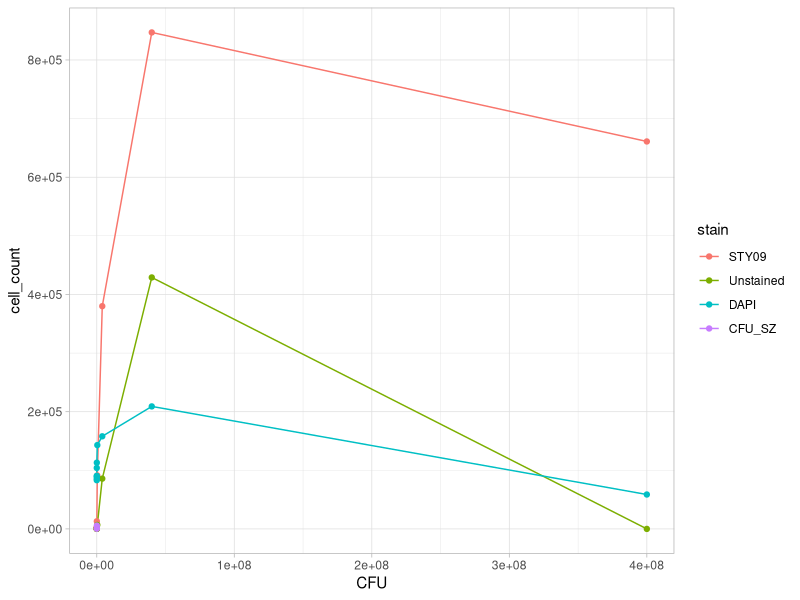
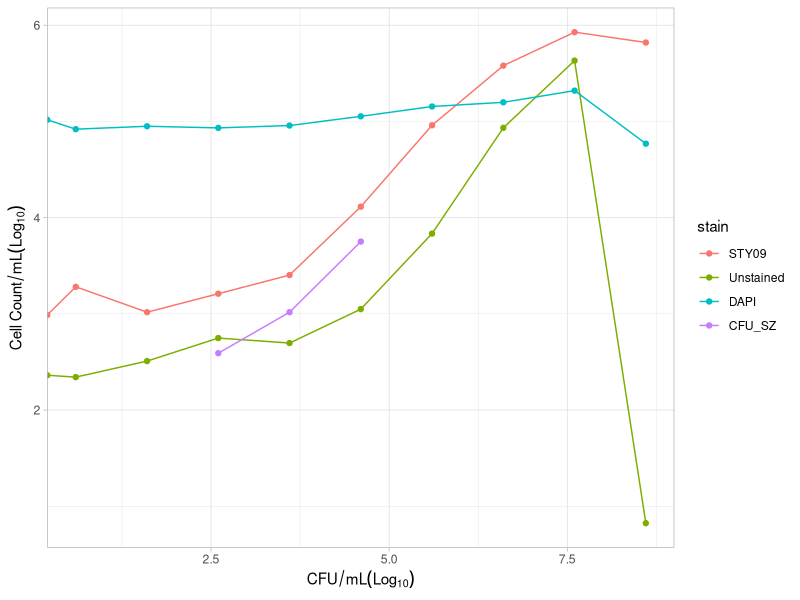
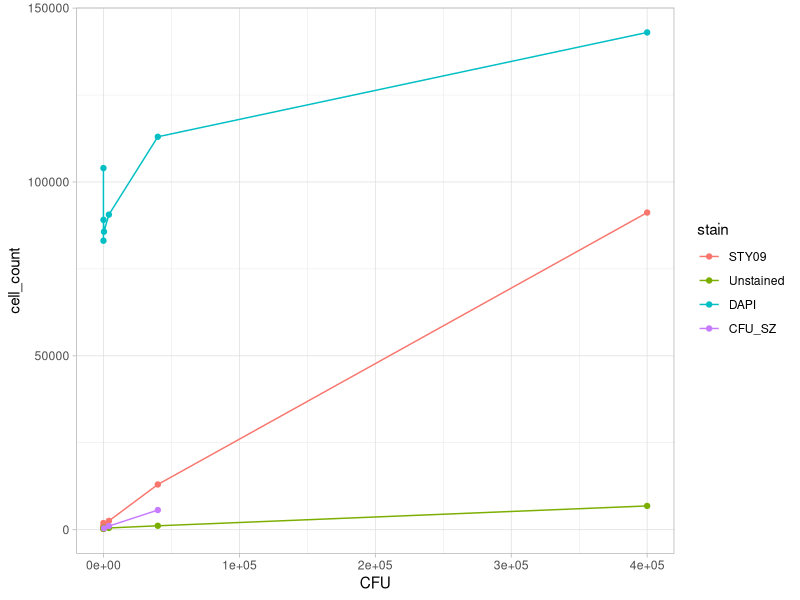
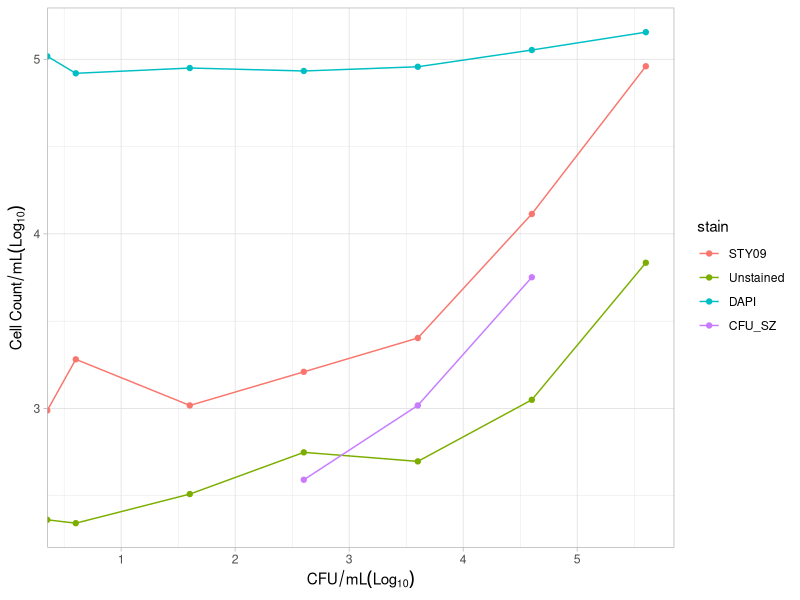

Write R code to recreate these figures, in order.
# Load data 

# setwd
setwd("C:/Users/chiny/Desktop/UNSW/CELL_COUNT/Flow Cytometer/SZ221118")

library(tidyr)
library(dplyr) # data wrangling
library(ggplot2) # visualization

avg_data = read.csv(file= "Flow_cytometer_output_for_R__AVG_181122.csv", header = TRUE, sep = ",", dec = ".", fill = TRUE, fileEncoding = 'UTF-8-BOM')

avg_long <- gather(avg_data, stain, cell_count, STY09:CFU_SZ, factor_key=TRUE)

# Plot for the full set of data

# Regular version
ggplot (avg_long,
        aes(x=CFU,
            y=cell_count))+
  geom_line(aes(colour=stain))+
  geom_point(aes(colour=stain))+
  theme_light()

# log version 
ggplot (avg_long,
        aes(x=log10(CFU),
            y=log10(cell_count)))+
  geom_line(aes(colour=stain))+
  geom_point(aes(colour=stain))+
  ylab(bquote(Cell~Count/mL (Log[10])))+
  xlab(bquote(CFU/mL (Log[10])))+
  theme_light()

# Plot for a smaller dataset removing CFU 10^6-10^8

# subsetting the dataset

avg_data_ss <- avg_data[4:10,]
                      
avg_long_ss <- gather(avg_data_ss, stain, cell_count, STY09:CFU_SZ, factor_key=TRUE)

avg_long_ss$log_CFU <- log10(avg_long_ss[,c("CFU")])  

avg_long_ss$log_cc <- log10(avg_long_ss[,c("cell_count")]) 

# Plot for the subset of data
ggplot (avg_long_ss,
        aes(x=CFU,
            y=cell_count))+
  geom_line(aes(colour=stain))+
  geom_point(aes(colour=stain))+
  theme_light()

ggplot (avg_long_ss,
        aes(x=log10(CFU),
            y=log10(cell_count)))+
  geom_line(aes(colour=stain))+
  geom_point(aes(colour=stain))+
  ylab(bquote(Cell~Count/mL (Log[10])))+
  xlab(bquote(CFU/mL (Log[10])))+
  theme_light()


